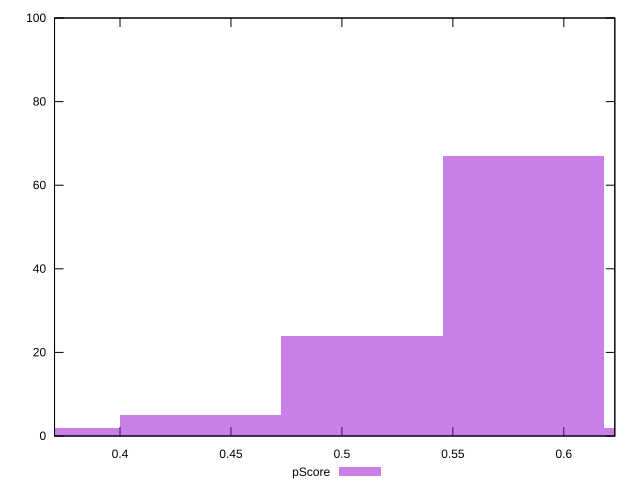

Reproduce this figure in gnuplot.
reset

$pScore <<EOF
0.43629599068400804 5
0.5090119891313427 24
0.5817279875786774 67
0.36357999223667337 2
0.6544439860260121 2
EOF

set key outside below
set boxwidth 0.07271599844733467
set xrange [0.37048856210206466:0.6229893074410772]
set yrange [0:100]
set trange [0:100]
set style fill transparent solid 0.5 noborder
set terminal svg size 640, 490 enhanced background rgb 'white'
set output "report_00009_2021-02-08T22-37-41.559Z/mainthread-work-breakdown/samples/pages/pScore/histogram.svg"

plot $pScore title "pScore" with boxes

reset
